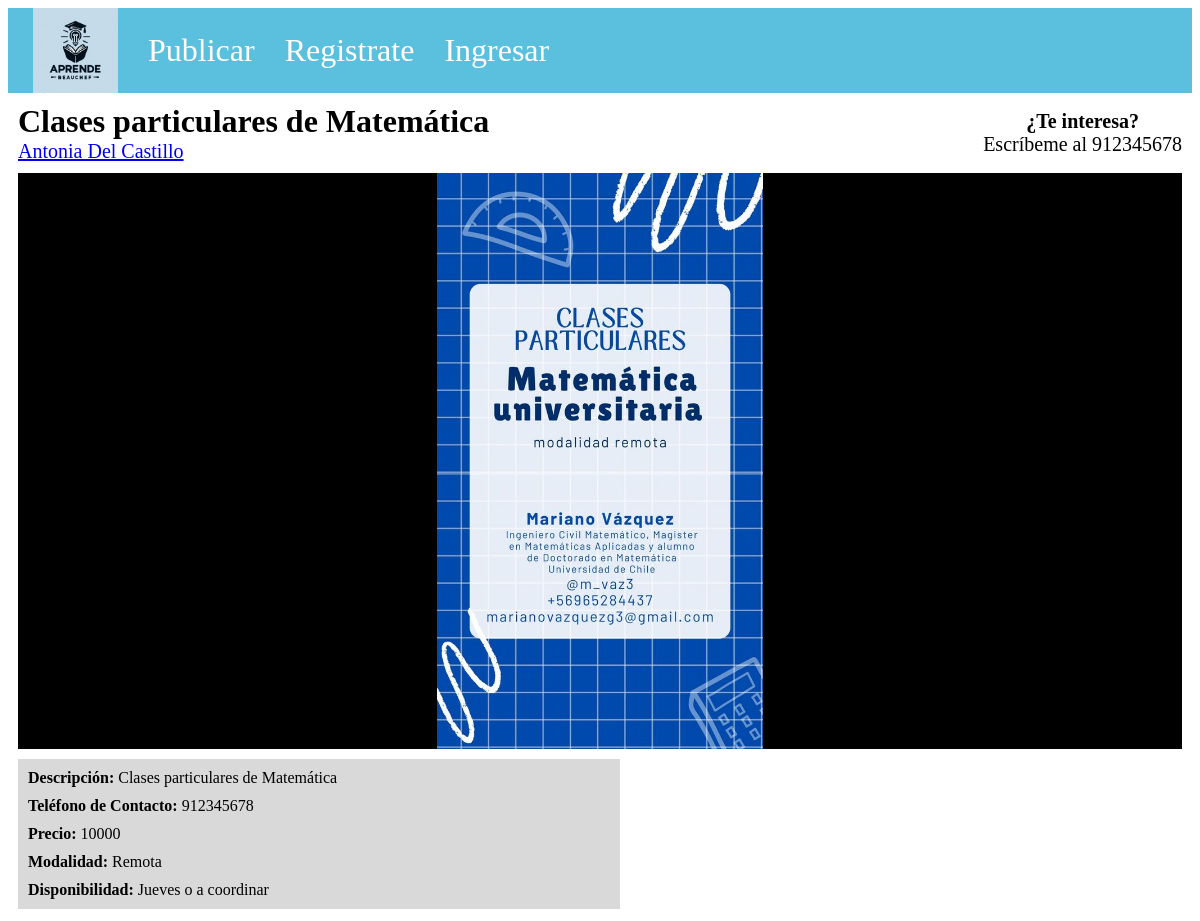
The page /afiche/11/ on the database its author committed.
### baseapp/models.py (models this page shows)
class Afiche(models.Model):
    url = models.FileField(upload_to='uploads/', editable=True)
    descripcion = models.CharField(max_length=200, blank=True)
    nombre = models.CharField(max_length=200)
    precio = models.IntegerField(default=0, editable=True)

class Usuario(AbstractUser):
    name = models.TextField(blank=True, null=True)

### baseapp/views.py (the view, shortened to what this page needs)
# urls.py: path("afiche/<int:posterID>/", views.mostrar_afiche, name="mostrarAfiche"),
def mostrar_afiche(request, posterID):
    afiche = Afiche.objects.filter(id=posterID).first()
    publicacion = Publica.objects.filter(afiche=afiche).first()
    if(afiche.descripcion == ''):
        descripcion = afiche.nombre
    else:
        descripcion = afiche.descripcion
    if(publicacion.dicta.tutor.modalidad_preferida == 'rem'):
        modalidad = 'Remota'
    elif(publicacion.dicta.tutor.modalidad_preferida == 'pres'):
        modalidad = 'Presencial'
    else:
        modalidad = 'Remota o Presencial'
    disponibilidad = publicacion.dicta.tutor.horario.all()[0].dia_semana
    if(disponibilidad == "LUN"):
        disponibilidad = "Lunes"
    if(disponibilidad == "MAR"):
        disponibilidad = "Martes"
    if(disponibilidad == "MIE"):
        disponibilidad = "Miércoles"
    if(disponibilidad == "JUE"):
        disponibilidad = "Jueves"
    if(disponibilidad == "VIE"):
        disponibilidad = "Viernes"
    if(disponibilidad == "SAB"):
        disponibilidad = "Sábado"
    if(disponibilidad == "DOM"):
        disponibilidad = "Domingo"
    disponibilidad = disponibilidad + " o a coordinar"
    data ={
        'titulo': afiche.nombre,
        'imagen': afiche.url.url,
        'descripcion': descripcion,
        'precio': afiche.precio,
        'tutor': publicacion.dicta.tutor.usuario.name,
        'tutorUsername': publicacion.dicta.tutor.usuario.username,
        'telefono': publicacion.dicta.tutor.telefono,
        'modalidad': modalidad,
        'disponibilidad': disponibilidad,
    }
    if request.method == "GET":
        return render(request, "mostrarAfiche.html", data)

### baseapp/static/templates/mostrarAfiche.html (shortened to what this page needs)
{%extends 'base_navbar.html'%}
{% load static %}
{%block stylesheets%}
<link rel="stylesheet" type="text/css" href="{% static 'css/mostrar_afiche.css' %}">
{%endblock%}
{%block content%}
<div class="container-page">
    <div class="container-main-information">
        <div clas="poster-information">
            <h1 class="title">{{titulo}}</h1>
            <a href="{% url 'profile' tutorUsername=tutorUsername %}">
                <h2>{{tutor}}</h2>
            </a>
        </div>
        <div class="contact-information">
            <h2><b>¿Te interesa?</b></h2>
            {% if user.is_authenticated %}
            <h2>Escríbeme al {{ telefono }} o notifícame al correo</h2>
            <form method="post">
                {% csrf_token %}
                <button type="submit"> Notificar </button>
            </form>
            {% else %}
            <h2>Escríbeme al {{ telefono }}</h2>
            {% endif %}
        </div>
    </div>
    <div class="container-poster">
        <img class="poster" src={{ imagen }}>
    </div>
    <div class="container-information">
        <h4 class="description"><b>Descripción:</b> {{descripcion}}</h4>
        <h4 class="phone"><b>Teléfono de Contacto:</b> {{ telefono }}</h4>
        <h4 class="price"><b>Precio:</b> {{ precio }}</h4>
        <h4 class="classType"><b>Modalidad:</b> {{ modalidad }}</h4>
        <h4 class="availability"><b>Disponibilidad:</b> {{ disponibilidad }} </h4>
    </div>
</div>
{%endblock%}

### baseapp/static/css/mostrar_afiche.css (style rules this page uses)
.container-page { height: 100vh; padding: 10px; }

### rows shown on the page
Afiche: nombre "Clases particulares de Matemática"
Usuario: name "Antonia Del Castillo"

### other values the page prints
{{ telefono }} "912345678"
{{ precio }} "10000"
{{ modalidad }} "Remota"
{{ disponibilidad }} "Jueves o a coordinar"
